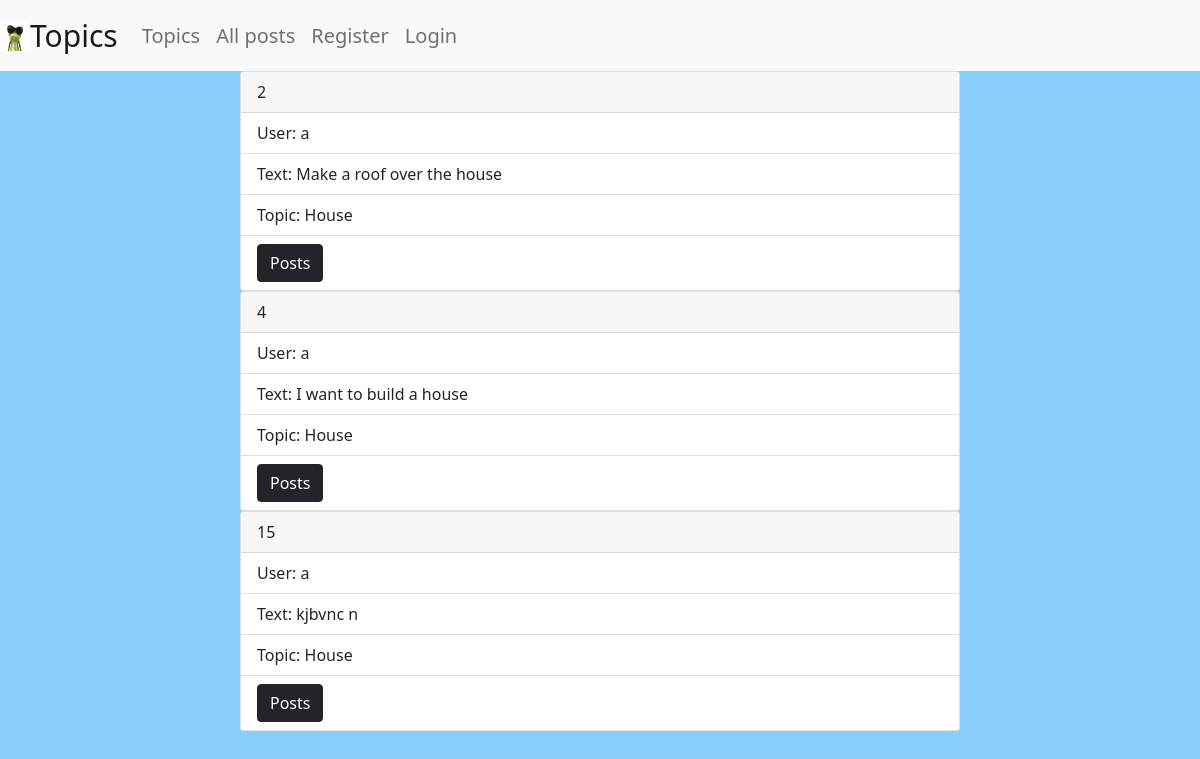
Page /app/topic_post_list/1/ on the committed database.
### app_site/models.py (models this page shows, shortened)
class Post(models.Model):
    user = models.ForeignKey(User, on_delete = models.CASCADE)
    topic = models.ForeignKey(Topic, on_delete= models.CASCADE)
    text = models.TextField()

class Topic(models.Model):
    name = models.CharField(max_length=255)
    count_post = models.IntegerField(default=100)
    description = models.TextField(null=True, blank=True)
    date = models.DateTimeField(auto_now_add=True)
    def __str__(self):
        return self.name

### app_site/views.py (the view)
# urls.py: path('topic_post_list/<int:topic_id>/', views.topic_post_list, name='topic_post_list'),
def topic_post_list(request, topic_id):
    posts = Post.objects.filter(topic=topic_id)
    return render(request, 'post_list.html', {'posts': posts})

### templates/post_list.html (shortened to what this page needs)
{% extends 'base.html'%}
{%block content%}
{% for post in posts %}
    <div class="review card">
      <div class="card-header">
        {{post.id}}
      </div>
      <ul class="list-group list-group-flush">
        <li class="list-group-item">User: {{post.user}}</li>
        <li class="list-group-item">Text: {{post.text}}</li>
        <li class="list-group-item">Topic: {{post.topic}}</li>
          <li class="list-group-item">
              <a class="btn btn-dark" href="{% url 'topic_post_list' topic_id=post.topic.id%}" role="button">Posts</a>
          </li>
      </ul>
    </div>
{% endfor %}
{% endblock %}

### static/styles.css (style rules this page uses)
body { background-color: lightskyblue; }

### rows in the picture
Post: id "2", user "a", text "Make a roof over the house", topic "House"
Post: id "4", user "a", text "I want to build a house", topic "House"
Post: id "15", user "a", text "kjbvnc n", topic "House"
